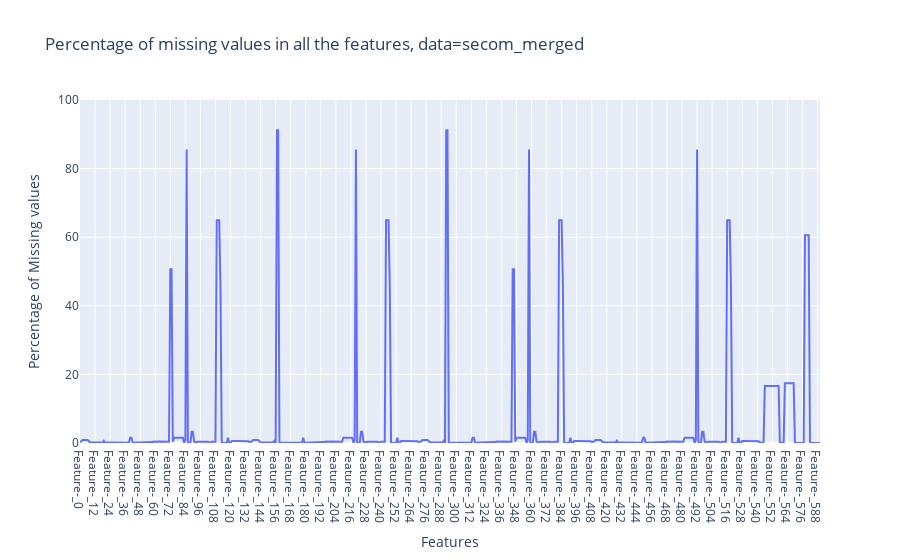

Write notebook code for a chart like this one.
### Markdown cell above
1567 examples, more than 1400 explames are "-1"which means pass, 104 examples are "1" as not pass. So here i use ML-logistic regression to deal with. If we consider pass and fail as two classes, then there are huge imbalance between these two classes. To cope with this case, Xgbooost is one of the methods for dealing imbalnace groups.

### Code cell
# histogram of percentage of missing values of features, 
# https://www.kaggle.com/code/mohitkumar409/semiconductor-manufacturing-process

df=secom_merged.isna().sum()*100/secom_merged.shape[0]
fig = px.line(x=df.index, y=df,title="Percentage of missing values in all the features, data=secom_merged"
              )
fig.update_xaxes(title_text= 'Features')
fig.update_yaxes(title_text= 'Percentage of Missing values',range=[0,100])
fig.show()

### Figure 1 — Plotly figure (JSON) as saved in the notebook; plotly's stock layout.template omitted (floating-point values rounded to 4 significant figures; data arrays with more than 128 entries replaced by an {"elided": "..."} marker saying what was removed)
{"data": [{"hovertemplate": "x=%{x}<br>y=%{y}<extra></extra>", "legendgroup": "", "line": {"color": "#636efa", "dash": "solid"}, "marker": {"symbol": "circle"}, "mode": "lines", "name": "", "orientation": "v", "showlegend": false, "type": "scatter", "x": {"elided": "591 str values"}, "xaxis": "x", "y": {"elided": "591 float values"}, "yaxis": "y"}], "layout": {"legend": {"tracegroupgap": 0}, "title": {"text": "Percentage of missing values in all the features, data=secom_merged"}, "xaxis": {"anchor": "y", "domain": [0, 1], "title": {"text": "Features"}}, "yaxis": {"anchor": "x", "domain": [0, 1], "range": [0, 100], "title": {"text": "Percentage of Missing values"}}}}
